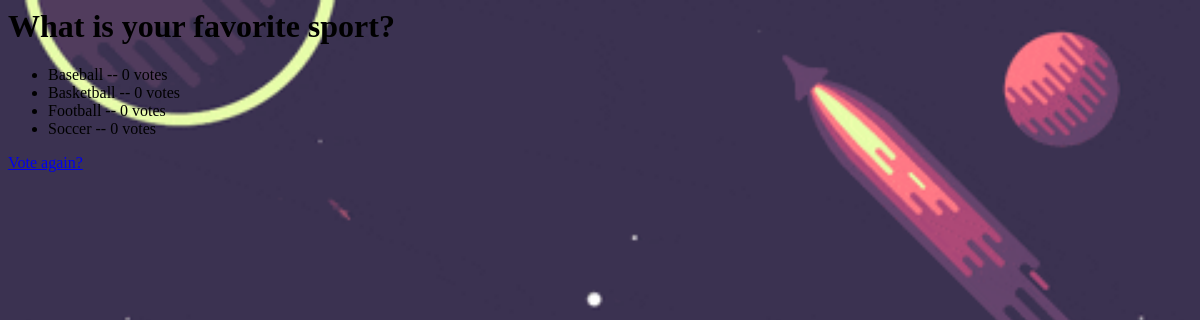
Before: /polls/4/results/ with the older database file.
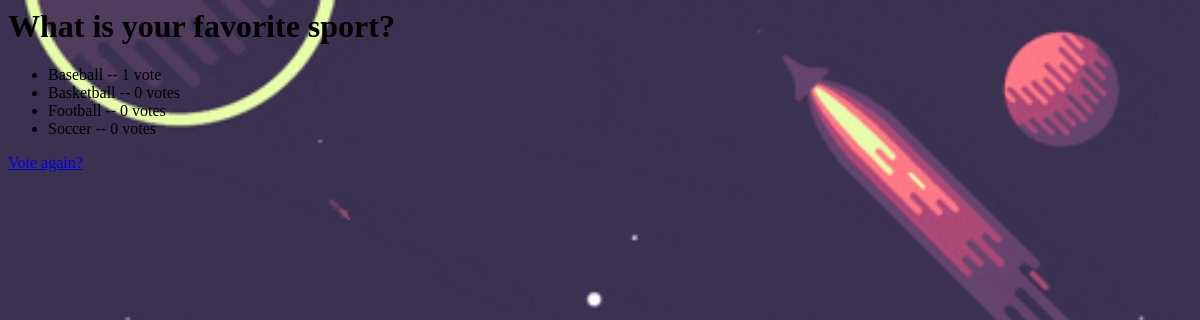
After: the same page with the newer database file.
### polls/models.py (models this page shows, shortened)
class Question(models.Model):
    question_text = models.CharField(max_length=200)
    pub_date = models.DateTimeField('date published')

class Choice(models.Model):
    question = models.ForeignKey(Question, on_delete=models.CASCADE)
    choice_text = models.CharField(max_length= 200)
    votes = models.IntegerField(default=0)

### polls/views.py (the view)
# urls.py: path('<int:pk>/results/', views.ResultsView.as_view(), name='results'),
class ResultsView(generic.DetailView):
    model = Question
    template_name = 'polls/results.html'

### polls/templates/polls/results.html
{% load static %}
<link rel="stylesheet" type="text/css" href="{% static 'polls/style.css' %}">
<h1>{{ question.question_text }}</h1>
<ul>
{% for choice in question.choice_set.all %}
    <li>{{ choice.choice_text }} -- {{ choice.votes }} vote{{ choice.votes|pluralize }}</li>
{% endfor %}
</ul>
<a href="{% url 'polls:detail' question.id %}">Vote again?</a>

Changed rows visible on the page:
changed Choice "Baseball": votes "0" → "1"
